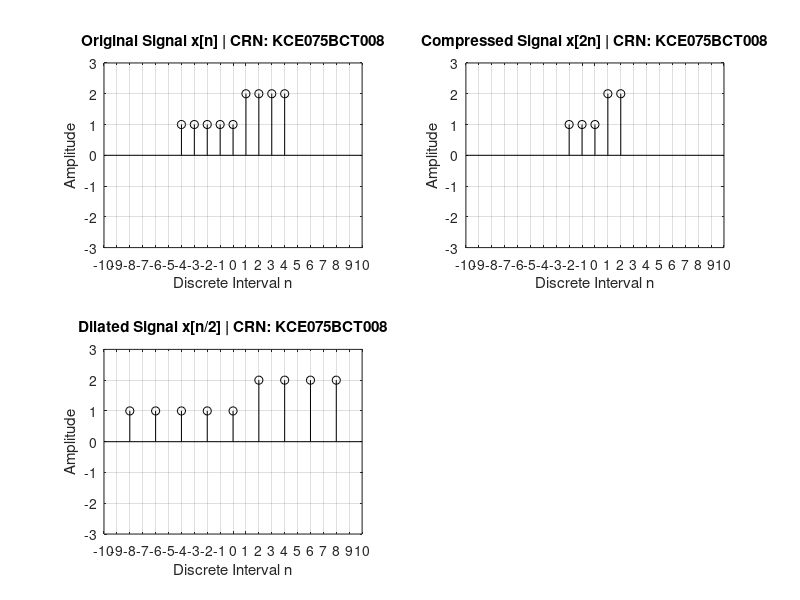

Reproduce this figure in MATLAB.
% Plot for x[n] = 1 for -4<=n<=0 and
%                 2 for 1<=n<=4
% Resets
clc
clear variables 
close all
% Code 
% Variables
scale_factor = 2;
xticks_val=-10:1:10;
yticks_val=-3:1:3;
axis_val=[-10 10 -3 3];
shift=3;
n = -4:1:4;
x = zeros(1,length(n));
for i=1:length(n)
    if n(i) <=0
        x(i) = 1;
    else 
        x(i) = 2;
    endif
endfor 
% Subplot for x[n]
subplot(2,2,1);
stem(n,x,'k');
axis(axis_val)
xticks(xticks_val);
yticks(yticks_val);
xlabel("Discrete Interval n");
ylabel("Amplitude");
title("Original Signal x[n] | CRN: KCE075BCT008");
grid on;
% Scaling
% Compressed Signal x[2n]
op_len = ceil(length(x)/scale_factor);
x1=zeros(1,op_len);
for i=1:op_len
    x1(i) = x(scale_factor*i-1);
    n1(i) = n(scale_factor*i-1)/scale_factor;
endfor
subplot(2,2,2);
stem(n1,x1,'k');
axis(axis_val)
xticks(xticks_val);
yticks(yticks_val);
xlabel("Discrete Interval n");
ylabel("Amplitude");
title("Compressed Signal x[2n] | CRN: KCE075BCT008");
grid on;
% Dilated Signal x[n/2]
subplot(2,2,3);
stem(n*scale_factor,x,'k');
axis(axis_val)
xticks(xticks_val);
yticks(yticks_val);
xlabel("Discrete Interval n");
ylabel("Amplitude");
title("Dilated Signal x[n/2] | CRN: KCE075BCT008");
grid on;
